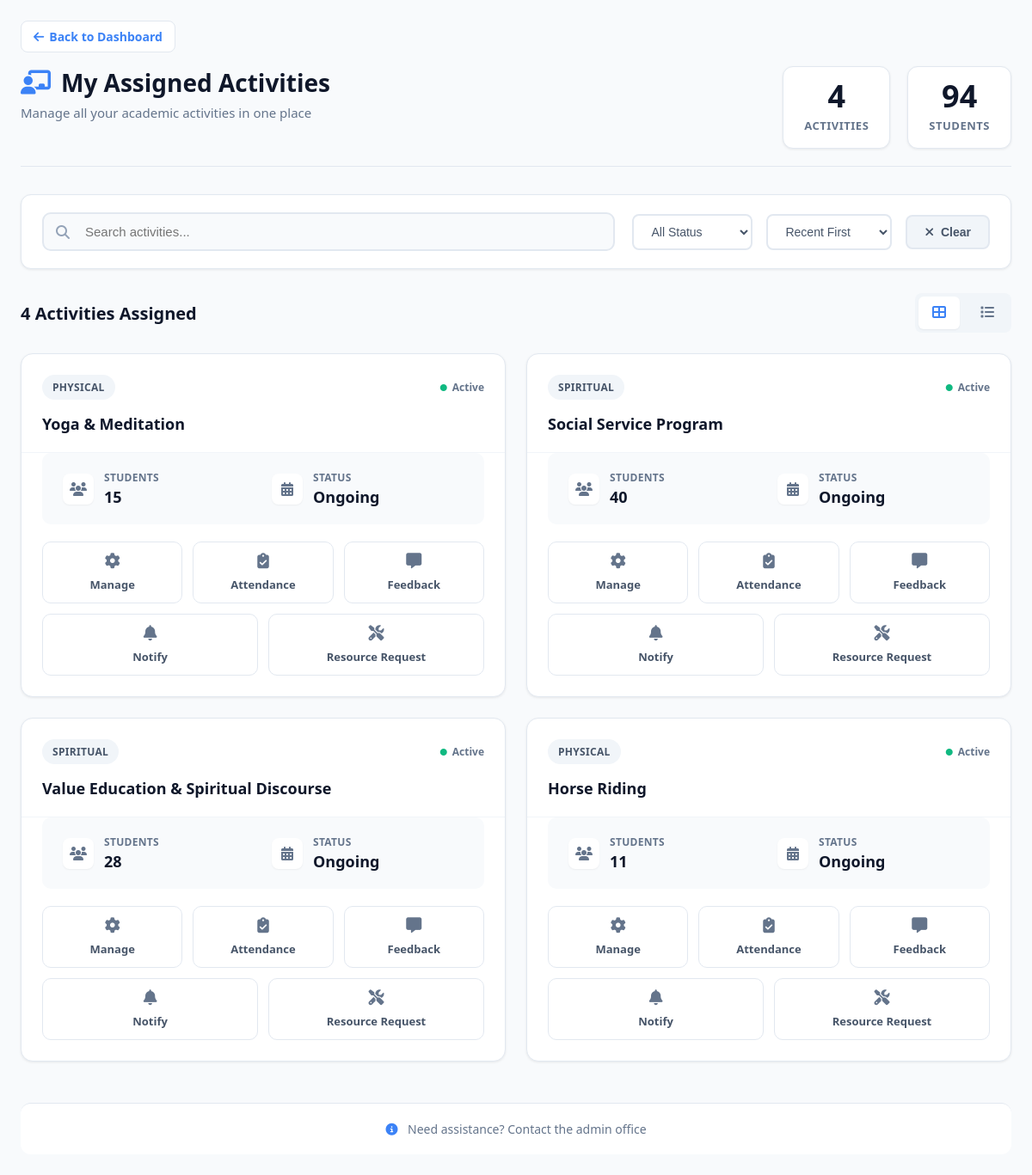
Screenshot of /activities/faculty/activities/ (signed in) with the database file from the repository.
### activities_app/models.py (models this page shows, shortened)
class Activity(models.Model):
    title = models.CharField(max_length=200)
    description = models.TextField()
    fold = models.CharField(max_length=50)
    total_seats = models.IntegerField()
    filled_seats = models.IntegerField()
    quick_notes = models.TextField(blank=True)
    fee = models.PositiveIntegerField(default=0)
    latitude = models.FloatField(null=True, blank=True)
    longitude = models.FloatField(null=True, blank=True)
    faculty = models.ForeignKey(
        User,
        on_delete=models.CASCADE,
        related_name="activities"
    )

### activities_app/views.py (the view)
@login_required
def assigned_activities(request):
    activities = Activity.objects.filter(faculty=request.user)
    return render(
        request,
        "activities_app/faculty/assigned_activities.html",
        {"activities": activities}
    )

### activities_app/templates/activities_app/faculty/assigned_activities.html (shortened to what this page needs)
<!DOCTYPE html>
<html>
<head>
    {% load static %}
    <link rel="stylesheet" href="{% static 'activities_app/css/faculty_assigned.css' %}">
    <link rel="stylesheet" href="https://cdnjs.cloudflare.com/ajax/libs/font-awesome/6.4.0/css/all.min.css">
</head>
<body>
    <div class="dashboard-container">
<div style="margin-bottom: 16px;">
    <a href="{% url 'faculty_dashboard' %}" class="back-link">
        <i class="fas fa-arrow-left"></i> Back to Dashboard
    </a>
</div>
        <div class="dashboard-header">
            <div class="header-left">
                <h1><i class="fas fa-chalkboard-teacher"></i> My Assigned Activities</h1>
                <p class="subtitle">Manage all your academic activities in one place</p>
            </div>
            <div class="header-right">
                <div class="quick-stats">
                    <div class="stat-box">
                        <span class="stat-number">{{ activities|length }}</span>
                        <span class="stat-label">Activities</span>
                    </div>
                    <div class="stat-box">
                        <span class="stat-number" id="totalStudents">0</span>
                        <span class="stat-label">Students</span>
                    </div>
                </div>
            </div>
        </div>
        <div class="toolbar">
            <div class="search-container">
                <i class="fas fa-search"></i>
                <input
                    type="text"
                    id="searchInput"
                    placeholder="Search activities..."
                >
            </div>
            <div class="filter-options">
                <div class="filter-group">
                    <select id="filterStatus">
                        <option value="all">All Status</option>
                    </select>
                </div>
                <div class="filter-group">
                    <select id="sortActivities">
                        <option value="date">Recent First</option>
                    </select>
                </div>
                <button class="btn-secondary" id="clearFilters">
                    <i class="fas fa-times"></i> Clear
                </button>
            </div>
        </div>
        {% if activities %}
            <div class="activity-info">
                <h3>{{ activities|length }} Activities Assigned</h3>
                <div class="view-toggle">
                    <button class="view-btn active" data-view="grid">
                        <i class="fas fa-th-large"></i>
                    </button>
                    <button class="view-btn" data-view="list">
                        <i class="fas fa-list"></i>
                    </button>
                </div>
            </div>
            <div class="activity-grid" id="activityGrid">
                {% for activity in activities %}
                    <div class="activity-card"
                         data-title="{{ activity.title|lower }}"
                         data-category="{{ activity.fold|lower }}"
                         data-students="{{ activity.filled_seats }}">
                        <div class="card-header">
                            <div class="activity-badge">
                                <span class="badge-type">{{ activity.fold }}</span>
                                <span class="badge-status active">
                                    <i class="fas fa-circle"></i> Active
                                </span>
                            </div>
                            <h3 class="activity-title">{{ activity.title }}</h3>
                        </div>
                        <div class="card-info">
                            <div class="info-row">
                                <i class="fas fa-users"></i>
                                <div>
                                    <span class="info-label">Students</span>
                                    <span class="info-value">{{ activity.filled_seats }}</span>
                                </div>
                            </div>
                            <div class="info-row">
                                <i class="fas fa-calendar-alt"></i>
                                <div>
                                    <span class="info-label">Status</span>
                                    <span class="info-value">Ongoing</span>
                                </div>
                            </div>
                        </div>
                        <div class="card-actions">
                            <a href="{% url 'activity_workspace' activity.id %}" class="action-btn manage">
                                <i class="fas fa-cog"></i>
                                <span>Manage</span>
                            </a>
                            <a href="{% url 'faculty_attendance' activity.id %}" class="action-btn attendance">
                                <i class="fas fa-clipboard-check"></i>
                                <span>Attendance</span>
                            </a>
                           <a href="{% url 'faculty_feedback' activity.id %}" class="action-btn feedback">
    <i class="fas fa-comment-alt"></i>
    <span>Feedback</span>
</a>
                        </div>
                        <div class="card-actions secondary">
                        <a href="{% url 'notification_hub' activity.id %}" class="action-btn notify">
    <i class="fas fa-bell"></i>
    <span>Notify</span>
</a>
                            <a href="{% url 'faculty_resource_hub' activity.id %}" class="action-btn resource">
    <i class="fas fa-tools"></i>
    <span>Resource Request</span>
</a>
                        </div>
                    </div>
                {% endfor %}
            </div>
        {% endif %}
        <div class="dashboard-footer">
            <p><i class="fas fa-info-circle"></i> Need assistance? Contact the admin office</p>
        </div>
    </div>
</body>
</html>

### rows the page displays
Activity: fold "PHYSICAL", title "Yoga & Meditation", filled_seats "15"
Activity: fold "SPIRITUAL", title "Social Service Program", filled_seats "40"
Activity: fold "SPIRITUAL", title "Value Education & Spiritual Discourse", filled_seats "28"
Activity: fold "PHYSICAL", title "Horse Riding", filled_seats "11"

### other values shown
{{ activities|length }} "4"
